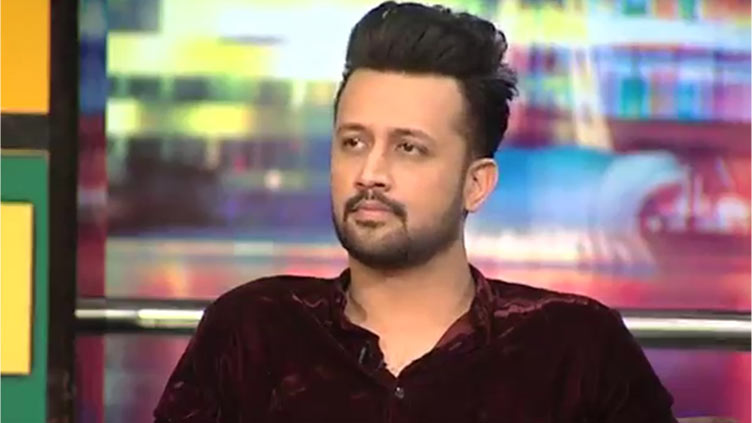
#> input picture Test_Images/Atif_Aslam_1.jpg, 752 x 423 px
$ jupyter execute --allow-errors Pakistan_Celebrity_Classification.ipynb   (shell and % lines are left out)
#> lines starting #> are read from the running program, lines starting #| are printed output that depends on the picture; after the words box and inside, x2 and y2 are one past the last pixel; in counts of white or black regions, pixels touching at a corner belong together
[cell 1]
import numpy as np
import cv2
import matplotlib
from matplotlib import pyplot as plt
import os
import pywt
import shutil
from sklearn.model_selection import train_test_split
from skimage import io
from glob import glob
import pickle

[cell 2]
img = cv2.imread('./Test_Images/Atif_Aslam_1.jpg')
#> img is the input picture: shape (423, 752, 3); mean B, G, R 106.6, 112.2, 130.3
img.shape
#> Out = (423, 752, 3)

[cell 3]
plt.imshow(img)

[cell 4]
gray = cv2.cvtColor(img, cv2.COLOR_BGR2GRAY)
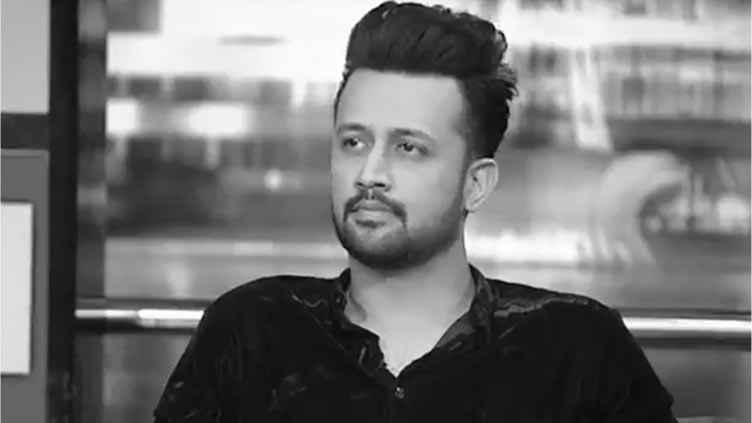
#> gray: shape (423, 752); min 3, max 255, mean 117
gray.shape
#> Out = (423, 752)

[cell 5]
gray

[cell 6]
plt.imshow(gray, cmap='gray')

[cell 7]
# Let's discuss face and eyes now

[cell 8]
face_cascade = cv2.CascadeClassifier('./opencv/haarcascades/haarcascade_frontalface_default.xml')
eye_cascade = cv2.CascadeClassifier('./opencv/haarcascades/haarcascade_eye.xml')

faces = face_cascade.detectMultiScale(gray)
#> faces = [[295, 80, 168, 168]]
faces
#> Out = [[295, 80, 168, 168]]

[cell 9]
(x,y,w,h) = faces[0]
#> x = 295; y = 80; w = 168; h = 168
x,y,w,h
#> Out = (295, 80, 168, 168)

[cell 10]
face_img = cv2.rectangle(img, (x,y), (x+w,y+h),(255,0,0),2)
plt.imshow(face_img)

[cell 11]
cv2.destroyAllWindows()
for (x,y,w,h) in faces:
    face_img = cv2.rectangle(img,(x,y),(x+w,y+h),(255,0,0),2)
    roi_gray = gray[y:y+h, x:x+w]
    roi_color = face_img[y:y+h, x:x+w]
    eyes = eye_cascade.detectMultiScale(roi_gray)
    for (ex,ey,ew,eh) in eyes:
        cv2.rectangle(roi_color,(ex,ey),(ex+ew,ey+eh),(0,255,0),2)
#> this loop made 1 pass
#> (x, y, w, h, eyes) on pass 1: (295, 80, 168, 168, [[36, 40, 44, 44], [92, 46, 43, 43]])
#> pass 1, `roi_gray = gray[y:y+h, x:x+w]`:
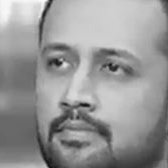
#> roi_gray: shape (168, 168); min 17, max 251, mean 150.3
#> pass 1, `roi_color = face_img[y:y+h, x:x+w]`:
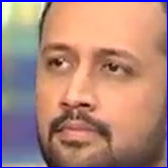
#> roi_color: shape (168, 168, 3); mean B, G, R 124.2, 135.3, 175.5
#> after the loop:
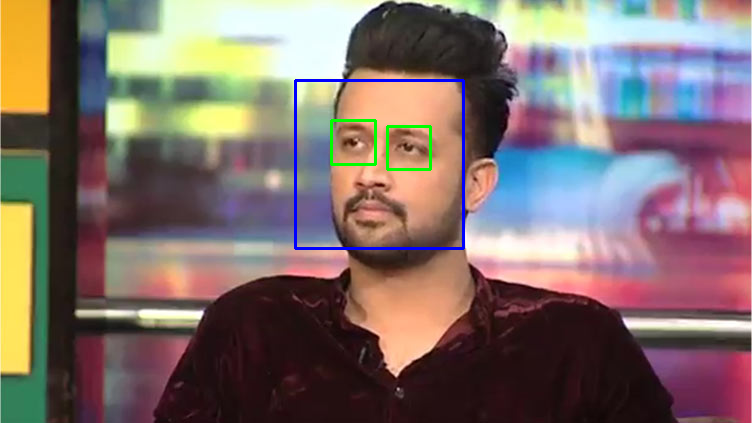
#> img: shape (423, 752, 3); mean B, G, R 107.1, 111.6, 128.6
#> after the loop:
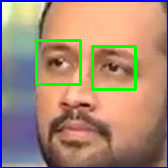
#> roi_color: shape (168, 168, 3); 3.67% of pixels changed, all inside (x1, y1, x2, y2) = (35, 39, 137, 91)


plt.figure()
plt.imshow(face_img, cmap='gray')
plt.show()

[cell 12]
plt.imshow(roi_color, cmap='gray')

[cell 13]
# image_path = "./Test_Images/Atif_Aslam_1.jpg"
def get_cropped_image_if_2_eyes(image_path):
    img = cv2.imread(image_path)
    gray2 = cv2.cvtColor(img, cv2.COLOR_BGR2GRAY)
    faces = face_cascade.detectMultiScale(gray, 1.3, 5)
    for (x,y,w,h) in faces:
        roi_gray = gray2[y:y+h, x:x+w]
        roi_color = img[y:y+h, x:x+w]
        eyes = eye_cascade.detectMultiScale(roi_gray)
        if len(eyes) >= 2:
            return roi_color

#> (a cell that did not finish here is left out)

# Data Cleaning

We will clean all the images in which harsh code can not detect eyes and faces properly.

[cell 15]
path_to_data = "./dataset/" #current directory
path_to_cr_data = "./dataset/cropped/" #Directory to store the cropped images

[cell 16]
img_dirs = []
for entry in os.scandir(path_to_data):
    if entry.is_dir():
        img_dirs.append(entry.path)

[cell 17]
img_dirs

[cell 18]
import shutil
if os.path.exists(path_to_cr_data):
    shutil.rmtree(path_to_cr_data)
os.mkdir(path_to_cr_data)

[cell 19]
cropped_image_dirs = []
celebrity_file_names_dict = {}

for img_dir in img_dirs:
    if(img_dir=='./dataset/cropped'):
        continue
    count = 1
    celebrity_name = img_dir.split('/')[-1]
    print(celebrity_name)

    celebrity_file_names_dict[celebrity_name] = []
    file = glob(os.path.join(img_dir, "*.jpg"))
    for filename in file:
        roi_color = get_cropped_image_if_2_eyes(filename)
        if roi_color is not None:
            cropped_folder = path_to_cr_data + celebrity_name
            if not os.path.exists(cropped_folder):
                os.makedirs(cropped_folder)
                cropped_image_dirs.append(cropped_folder)
                print("Generating cropped images in folder: ",cropped_folder)

            cropped_file_name = celebrity_name + str(count) + ".png"
            cropped_file_path = cropped_folder + "/" + cropped_file_name

            cv2.imwrite(cropped_file_path, roi_color)
            celebrity_file_names_dict[celebrity_name].append(cropped_file_path)
            count += 1

We will do manual data cleaning to remove other pictures.

# Feature Engineering

[cell 20]
def w2d(img, mode='haar', level=1):
    imArray = img
    #Datatype conversions
    #convert to grayscale
    imArray = cv2.cvtColor( imArray,cv2.COLOR_RGB2GRAY )
    #convert to float
    imArray =  np.float32(imArray)
    imArray /= 255;
    # compute coefficients
    coeffs=pywt.wavedec2(imArray, mode, level=level)

    #Process Coefficients
    coeffs_H=list(coeffs)
    coeffs_H[0] *= 0;

    # reconstruction
    imArray_H=pywt.waverec2(coeffs_H, mode);
    imArray_H *= 255;
    imArray_H =  np.uint8(imArray_H)

    return imArray_H

#> (a cell that did not finish here is left out)

[cell 22]
celebrity_file_names_dict

[cell 23]
class_dict ={}
count = 0
for celebrity_name in celebrity_file_names_dict.keys():
    class_dict[celebrity_name] = count
    count+=1
class_dict

$ run again, with Test_Images/Humayun_Saeed_1.jpg copied over Test_Images/Atif_Aslam_1.jpg
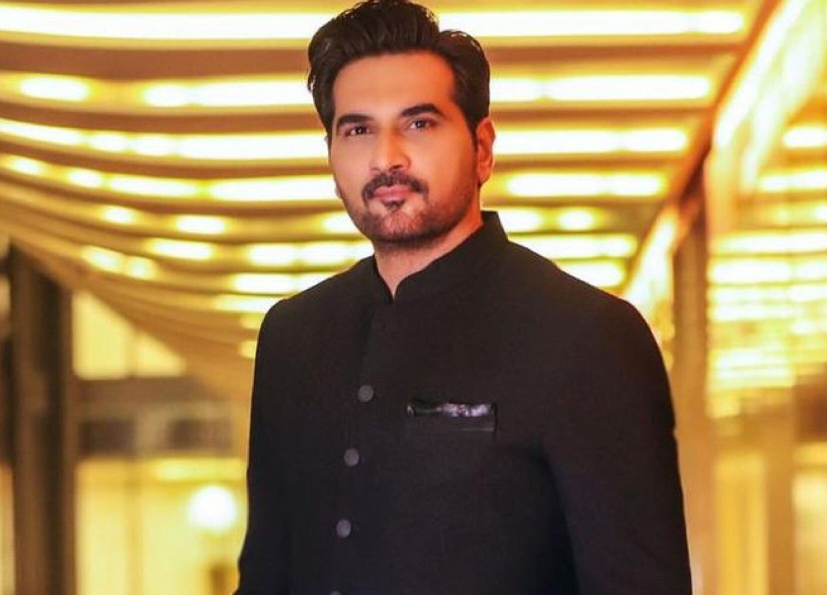
#> input picture Test_Images/Humayun_Saeed_1.jpg, 1654 x 1190 px (shown at 1/2 size)
#> img is the input picture: shape (1190, 1654, 3); mean B, G, R 85.4, 129.2, 156
#> `gray = cv2.cvtColor(img, cv2.COLOR_BGR2GRAY)`:
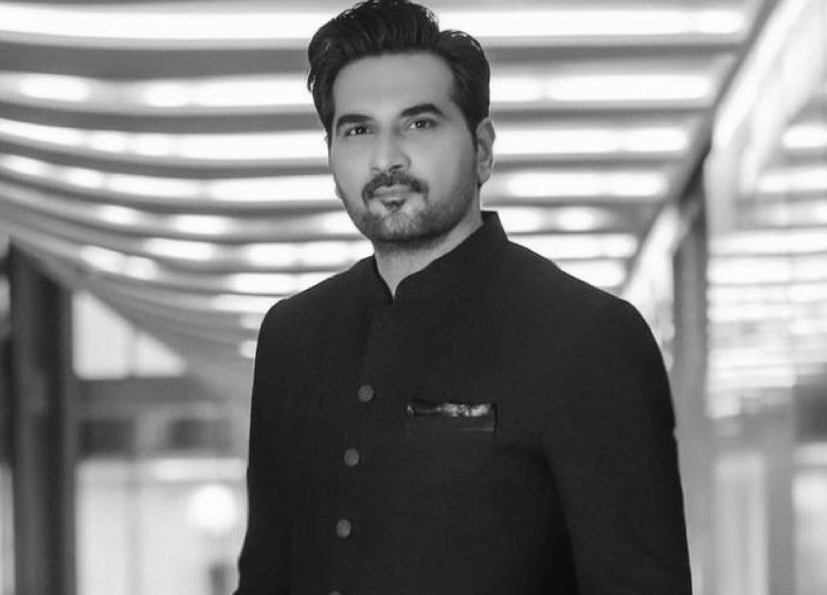
#> gray: shape (1190, 1654) (shown at 1/2 size); min 4, max 255, mean 132.2
#> faces = [[611, 117, 354, 354]]
#> `(x,y,w,h) = faces[0]`: x = 611; y = 117; w = 354
#> `x,y,w,h`: Out = (611, 117, 354, 354)
#> the loop `for (x,y,w,h) in faces:` made 1 pass
#> (x, y, w, h, eyes) on pass 1: (611, 117, 354, 354, [[70, 113, 63, 63], [195, 98, 67, 67]])
#> after the loop `for (x,y,w,h) in faces:`:
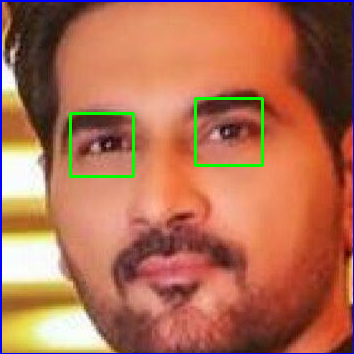
#> roi_color: shape (354, 354, 3); mean B, G, R 82.2, 109.4, 177.1

$ run again, with Test_Images/Sajal_Aly_1.jpg copied over Test_Images/Atif_Aslam_1.jpg
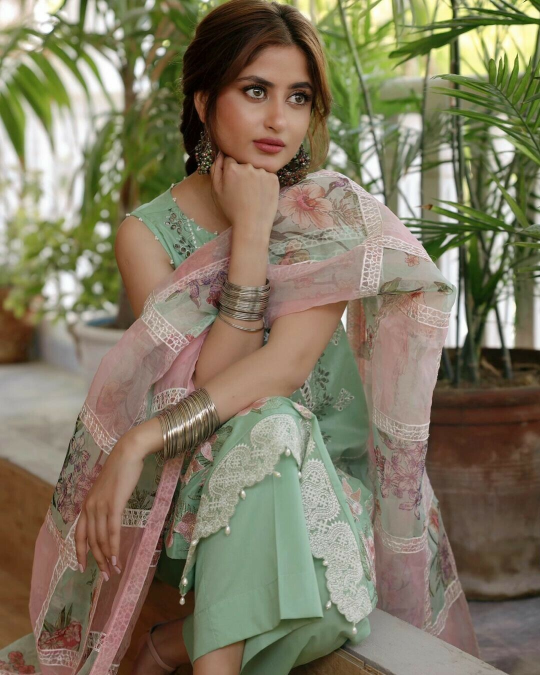
#> input picture Test_Images/Sajal_Aly_1.jpg, 1080 x 1350 px (shown at 1/2 size)
#> img is the input picture: shape (1350, 1080, 3); mean B, G, R 97.6, 121.1, 129.5
#> `gray = cv2.cvtColor(img, cv2.COLOR_BGR2GRAY)`:
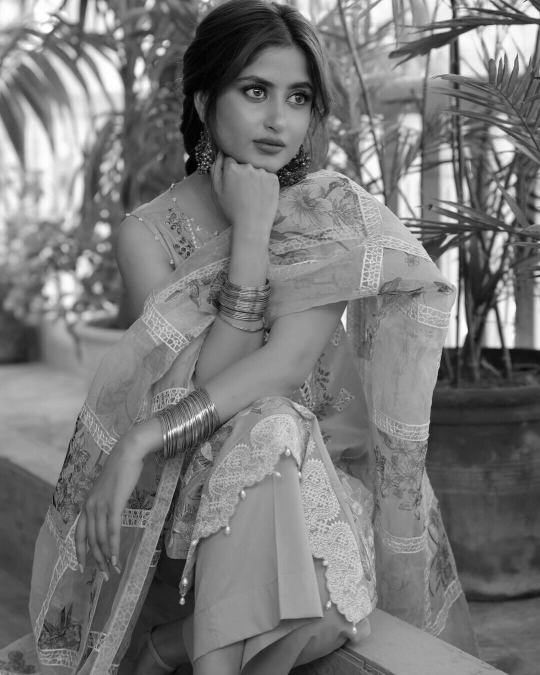
#> gray: shape (1350, 1080) (shown at 1/2 size); min 0, max 255, mean 121
#> faces = [[818, 320, 32, 32], [663, 107, 58, 58], [679, 1227, 61, 61], [54, 599, 67, 67], [450, 563, 96, 96], [433, 102, 234, 234], [227, 345, 243, 243]]
#> `faces`: Out has the same summary as faces
#> `(x,y,w,h) = faces[0]`: x = 818; y = 320; w = 32
#> `x,y,w,h`: Out = (818, 320, 32, 32)
#> the loop `for (x,y,w,h) in faces:` made 7 passes
#> after the loop `for (x,y,w,h) in faces:`:
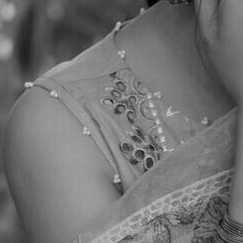
#> roi_gray: shape (243, 243); min 1, max 218, mean 112.8
